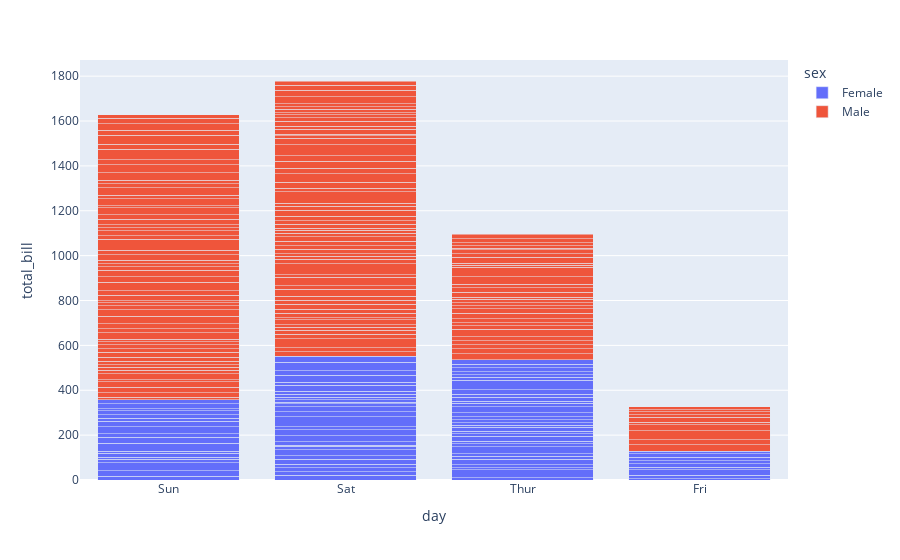
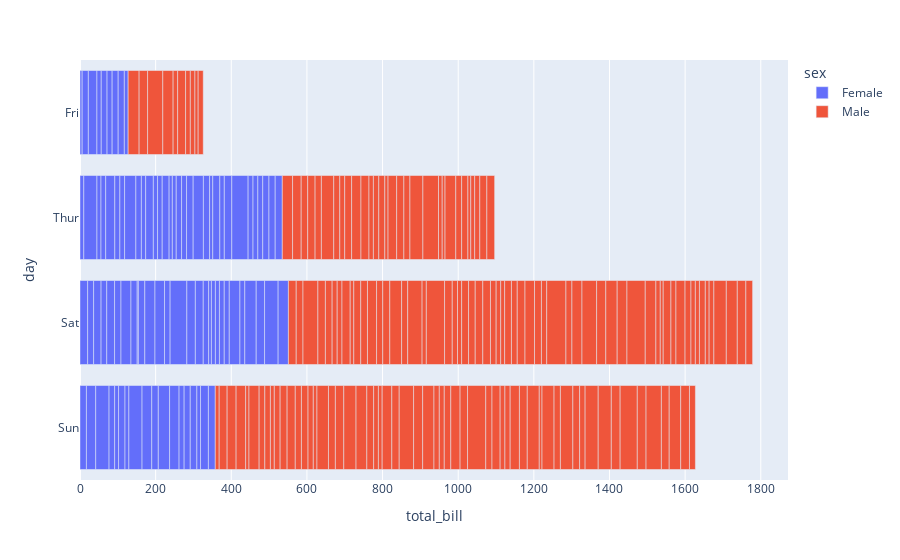
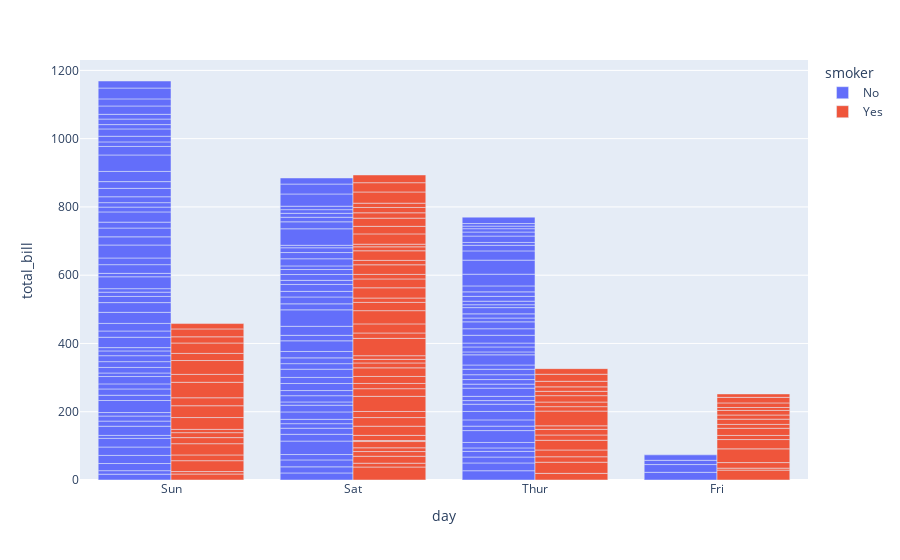
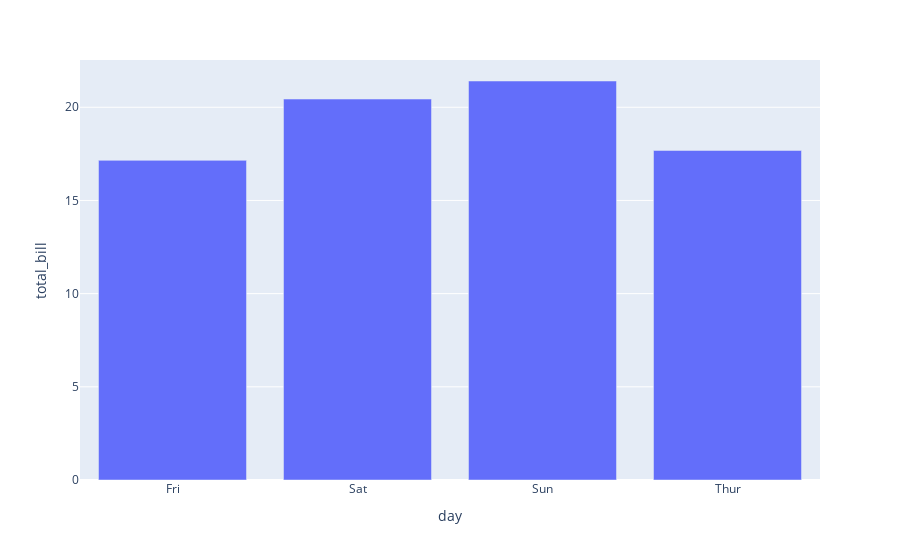

Notebook code for these charts, in order:
### Code cell
#1 Simple bar chart
df = px.data.tips()
fig1 = px.bar(df, x='day', y='total_bill', color='sex')

#2 Stacked bar chart
fig2 = px.bar(df, x='day', y='total_bill', color='sex', barmode='stack')
fig2.show()

#3 Horizontal bar chart
fig3 = px.bar(df, x='total_bill', y='day', color='sex', orientation='h')
fig3.show()

#4 Grouped bar chart by smoker
fig4 = px.bar(df, x='day', y='total_bill', color='smoker', barmode='group')
fig4.show()

#5 Aggregated bar chart
_numeric_df = df.select_dtypes(include=['number'])
aggregated_df = pd.concat([df['day'], _numeric_df], axis=1).groupby('day', as_index=False).mean()
fig5 = px.bar(aggregated_df, x='day', y='total_bill')
fig5.show()

### Figure 1 — Plotly figure (JSON) as saved in the notebook; plotly's stock layout.template omitted (floating-point values rounded to 4 significant figures; data arrays with more than 128 entries replaced by an {"elided": "..."} marker saying what was removed)
{"data": [{"hovertemplate": "sex=Female<br>day=%{x}<br>total_bill=%{y}<extra></extra>", "legendgroup": "Female", "marker": {"color": "#636efa", "pattern": {"shape": ""}}, "name": "Female", "orientation": "v", "showlegend": true, "textposition": "auto", "type": "bar", "x": ["Sun", "Sun", "Sun", "Sun", "Sun", "Sun", "Sat", "Sat", "Sat", "Sat", "Sat", "Sat", "Sun", "Sun", "Sat", "Sat", "Sat", "Sat", "Sat", "Sat", "Sat", "Thur", "Thur", "Fri", "Fri", "Fri", "Fri", "Fri", "Sat", "Sat", "Sat", "Sat", "Sat", "Sun", "Sun", "Thur", "Thur", "Thur", "Thur", "Thur", "Thur", "Thur", "Thur", "Thur", "Thur", "Thur", "Thur", "Thur", "Thur", "Thur", "Thur", "Thur", "Thur", "Thur", "Thur", "Thur", "Thur", "Sun", "Sun", "Sun", "Sun", "Sun", "Sat", "Sat", "Sun", "Sun", "Sun", "Thur", "Thur", "Thur", "Thur", "Thur", "Thur", "Thur", "Sat", "Sat", "Sat", "Sat", "Sat", "Fri", "Fri", "Fri", "Fri", "Sat", "Sat", "Sat", "Thur"], "xaxis": "x", "y": [16.99, 24.59, 35.26, 14.83, 10.33, 16.97, 20.29, 15.77, 19.65, 15.06, 20.69, 16.93, 10.29, 34.81, 26.41, 16.45, 3.07, 17.07, 26.86, 25.28, 14.73, 10.07, 34.83, 5.75, 16.32, 22.75, 11.35, 15.38, 44.3, 22.42, 20.92, 14.31, 7.25, 25.71, 17.31, 10.65, 12.43, 24.08, 13.42, 12.48, 29.8, 14.52, 11.38, 20.27, 11.17, 12.26, 18.26, 8.51, 10.33, 14.15, 13.16, 17.47, 27.05, 16.43, 8.35, 18.64, 11.87, 29.85, 25.0, 13.39, 16.21, 17.51, 10.59, 10.63, 9.6, 20.9, 18.15, 19.81, 43.11, 13.0, 12.74, 13.0, 16.4, 16.47, 12.76, 13.27, 28.17, 12.9, 30.14, 13.42, 15.98, 16.27, 10.09, 22.12, 35.83, 27.18, 18.78], "yaxis": "y"}, {"hovertemplate": "sex=Male<br>day=%{x}<br>total_bill=%{y}<extra></extra>", "legendgroup": "Male", "marker": {"color": "#EF553B", "pattern": {"shape": ""}}, "name": "Male", "orientation": "v", "showlegend": true, "textposition": "auto", "type": "bar", "x": {"elided": "157 str values"}, "xaxis": "x", "y": {"elided": "157 float values"}, "yaxis": "y"}], "layout": {"barmode": "stack", "legend": {"title": {"text": "sex"}, "tracegroupgap": 0}, "margin": {"t": 60}, "xaxis": {"anchor": "y", "domain": [0, 1], "title": {"text": "day"}}, "yaxis": {"anchor": "x", "domain": [0, 1], "title": {"text": "total_bill"}}}}

### Figure 2 — Plotly figure (JSON) as saved in the notebook; plotly's stock layout.template omitted (floating-point values rounded to 4 significant figures; data arrays with more than 128 entries replaced by an {"elided": "..."} marker saying what was removed)
{"data": [{"hovertemplate": "sex=Female<br>total_bill=%{x}<br>day=%{y}<extra></extra>", "legendgroup": "Female", "marker": {"color": "#636efa", "pattern": {"shape": ""}}, "name": "Female", "orientation": "h", "showlegend": true, "textposition": "auto", "type": "bar", "x": [16.99, 24.59, 35.26, 14.83, 10.33, 16.97, 20.29, 15.77, 19.65, 15.06, 20.69, 16.93, 10.29, 34.81, 26.41, 16.45, 3.07, 17.07, 26.86, 25.28, 14.73, 10.07, 34.83, 5.75, 16.32, 22.75, 11.35, 15.38, 44.3, 22.42, 20.92, 14.31, 7.25, 25.71, 17.31, 10.65, 12.43, 24.08, 13.42, 12.48, 29.8, 14.52, 11.38, 20.27, 11.17, 12.26, 18.26, 8.51, 10.33, 14.15, 13.16, 17.47, 27.05, 16.43, 8.35, 18.64, 11.87, 29.85, 25.0, 13.39, 16.21, 17.51, 10.59, 10.63, 9.6, 20.9, 18.15, 19.81, 43.11, 13.0, 12.74, 13.0, 16.4, 16.47, 12.76, 13.27, 28.17, 12.9, 30.14, 13.42, 15.98, 16.27, 10.09, 22.12, 35.83, 27.18, 18.78], "xaxis": "x", "y": ["Sun", "Sun", "Sun", "Sun", "Sun", "Sun", "Sat", "Sat", "Sat", "Sat", "Sat", "Sat", "Sun", "Sun", "Sat", "Sat", "Sat", "Sat", "Sat", "Sat", "Sat", "Thur", "Thur", "Fri", "Fri", "Fri", "Fri", "Fri", "Sat", "Sat", "Sat", "Sat", "Sat", "Sun", "Sun", "Thur", "Thur", "Thur", "Thur", "Thur", "Thur", "Thur", "Thur", "Thur", "Thur", "Thur", "Thur", "Thur", "Thur", "Thur", "Thur", "Thur", "Thur", "Thur", "Thur", "Thur", "Thur", "Sun", "Sun", "Sun", "Sun", "Sun", "Sat", "Sat", "Sun", "Sun", "Sun", "Thur", "Thur", "Thur", "Thur", "Thur", "Thur", "Thur", "Sat", "Sat", "Sat", "Sat", "Sat", "Fri", "Fri", "Fri", "Fri", "Sat", "Sat", "Sat", "Thur"], "yaxis": "y"}, {"hovertemplate": "sex=Male<br>total_bill=%{x}<br>day=%{y}<extra></extra>", "legendgroup": "Male", "marker": {"color": "#EF553B", "pattern": {"shape": ""}}, "name": "Male", "orientation": "h", "showlegend": true, "textposition": "auto", "type": "bar", "x": {"elided": "157 float values"}, "xaxis": "x", "y": {"elided": "157 str values"}, "yaxis": "y"}], "layout": {"barmode": "relative", "legend": {"title": {"text": "sex"}, "tracegroupgap": 0}, "margin": {"t": 60}, "xaxis": {"anchor": "y", "domain": [0, 1], "title": {"text": "total_bill"}}, "yaxis": {"anchor": "x", "domain": [0, 1], "title": {"text": "day"}}}}

### Figure 3 — Plotly figure (JSON) as saved in the notebook; plotly's stock layout.template omitted (floating-point values rounded to 4 significant figures; data arrays with more than 128 entries replaced by an {"elided": "..."} marker saying what was removed)
{"data": [{"alignmentgroup": "True", "hovertemplate": "smoker=No<br>day=%{x}<br>total_bill=%{y}<extra></extra>", "legendgroup": "No", "marker": {"color": "#636efa", "pattern": {"shape": ""}}, "name": "No", "offsetgroup": "No", "orientation": "v", "showlegend": true, "textposition": "auto", "type": "bar", "x": {"elided": "151 str values"}, "xaxis": "x", "y": {"elided": "151 float values"}, "yaxis": "y"}, {"alignmentgroup": "True", "hovertemplate": "smoker=Yes<br>day=%{x}<br>total_bill=%{y}<extra></extra>", "legendgroup": "Yes", "marker": {"color": "#EF553B", "pattern": {"shape": ""}}, "name": "Yes", "offsetgroup": "Yes", "orientation": "v", "showlegend": true, "textposition": "auto", "type": "bar", "x": ["Sat", "Sat", "Sat", "Sat", "Sat", "Sat", "Sat", "Sat", "Sat", "Sat", "Sat", "Thur", "Thur", "Fri", "Fri", "Fri", "Fri", "Fri", "Fri", "Fri", "Fri", "Fri", "Sat", "Sat", "Sat", "Sat", "Sat", "Sat", "Thur", "Sun", "Sat", "Sat", "Sat", "Sat", "Sun", "Sun", "Sun", "Sun", "Sun", "Sun", "Sun", "Sun", "Sun", "Sun", "Sun", "Sun", "Sun", "Sun", "Sun", "Sun", "Sun", "Sun", "Thur", "Thur", "Thur", "Thur", "Thur", "Thur", "Thur", "Thur", "Thur", "Thur", "Thur", "Thur", "Thur", "Thur", "Sat", "Sat", "Sat", "Sat", "Sat", "Sat", "Sat", "Sat", "Sat", "Sat", "Sat", "Sat", "Sat", "Fri", "Fri", "Fri", "Fri", "Fri", "Fri", "Sat", "Sat", "Sat", "Sat", "Sat", "Sat", "Sat", "Sat"], "xaxis": "x", "y": [38.01, 11.24, 20.29, 13.81, 11.02, 18.29, 3.07, 15.01, 26.86, 25.28, 17.92, 19.44, 32.68, 28.97, 5.75, 16.32, 40.17, 27.28, 12.03, 21.01, 11.35, 15.38, 44.3, 22.42, 15.36, 20.49, 25.21, 14.31, 16.0, 17.51, 10.59, 10.63, 50.81, 15.81, 7.25, 31.85, 16.82, 32.9, 17.89, 14.48, 9.6, 34.63, 34.65, 23.33, 45.35, 23.17, 40.55, 20.9, 30.46, 18.15, 23.1, 15.69, 19.81, 28.44, 15.48, 16.58, 10.34, 43.11, 13.0, 13.51, 18.71, 12.74, 13.0, 16.4, 20.53, 16.47, 26.59, 38.73, 24.27, 12.76, 30.06, 25.89, 13.27, 28.17, 12.9, 28.15, 11.59, 7.74, 30.14, 12.16, 13.42, 8.58, 13.42, 16.27, 10.09, 22.12, 24.01, 15.69, 15.53, 12.6, 32.83, 27.18, 22.67], "yaxis": "y"}], "layout": {"barmode": "group", "legend": {"title": {"text": "smoker"}, "tracegroupgap": 0}, "margin": {"t": 60}, "xaxis": {"anchor": "y", "domain": [0, 1], "title": {"text": "day"}}, "yaxis": {"anchor": "x", "domain": [0, 1], "title": {"text": "total_bill"}}}}

### Figure 4 — Plotly figure (JSON) as saved in the notebook; plotly's stock layout.template omitted (floating-point values rounded to 4 significant figures)
{"data": [{"hovertemplate": "day=%{x}<br>total_bill=%{y}<extra></extra>", "legendgroup": "", "marker": {"color": "#636efa", "pattern": {"shape": ""}}, "name": "", "orientation": "v", "showlegend": false, "textposition": "auto", "type": "bar", "x": ["Fri", "Sat", "Sun", "Thur"], "xaxis": "x", "y": [17.15, 20.44, 21.41, 17.68], "yaxis": "y"}], "layout": {"barmode": "relative", "legend": {"tracegroupgap": 0}, "margin": {"t": 60}, "xaxis": {"anchor": "y", "domain": [0, 1], "title": {"text": "day"}}, "yaxis": {"anchor": "x", "domain": [0, 1], "title": {"text": "total_bill"}}}}
